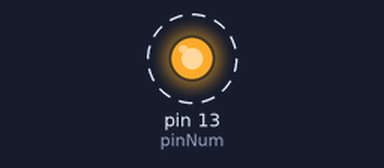
Bench run of a sketch on a simulated Arduino Uno, built with avr-gcc and run on an emulated ATmega328P. Parts: output pins drawn as LEDs (lit = HIGH). Dashed ring = blinking.

Above: at 0.2 s.
Timing chart, 0 to 3.0 s (numbered marks = the images above):
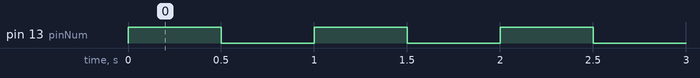

The sketch:

blink.ino
```cpp
int pinNum = 13; // pin 13 illuminates LED

void setup() {
  pinMode(pinNum, OUTPUT);
}

void loop() {
  digitalWrite(pinNum, HIGH);
  delay(500);
  digitalWrite(pinNum, LOW);
  delay(500);
}
```

Measured:
- by itself, pin 13 (pinNum): alternates HIGH for 0.50 s and LOW for 0.50 s
